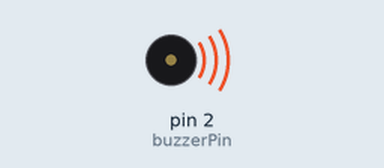
Simulated run of this sketch. Board: Arduino Uno, built with avr-gcc and run on an emulated ATmega328P. Shown: buzzer (waves = sounding).

Above: at 1.0 s.
At 7.0 s:
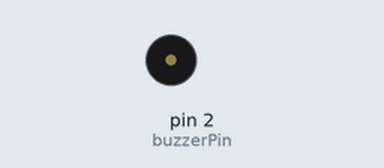
Timing chart, 0 to 8.4 s (numbered marks = the images above):
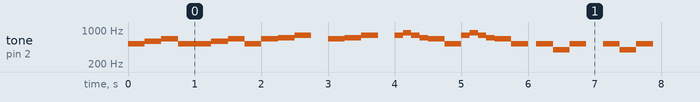

The sketch:

BuzzerMusicWithTempo.ino
```cpp
/*
  BuzzerWithTempo
  演奏兩隻老虎曲目，有節奏，循環播放
  pin2接到Buzzer正極
 */
const int buzzerPin = 2; // pin2接到Buzzer正極
int duration = 125;  // 每個音符的時間長度
char noteChar[] =     {'C','D','E','F','G','A','B','1','2','3','4','5','6','7'}; //兩個八度音符的代號
byte noteLen=sizeof(noteChar);
//int freqMap[] = {131,147,165,175,196,220,247,262,294,330,349,392,440,494};//音符的代號頻率
int freqMap[] = {262,294,330,349,392,440,494,523,587,660,698,784,880,988};//音符的代號頻率
char songTwoTiger[]="12311231345 345 565431565431 1G1 1G1";    //簡譜，空白代表休止符
byte songLen=sizeof(songTwoTiger)-1;
char tempoMap[]="222222222222222211112211112212222222";//節奏表，對應簡譜的每個音符
void setup()
{//無須設定pin模式
  //Serial.begin(9600);
}
void loop()
{
  for (int i = 0; i < songLen; i++)// 根據簡譜播放音樂
  {
    //將ascii轉成數值，算出duration的時間
    duration=((int)(tempoMap[i]-'0'))*125;
    playNote(songTwoTiger[i], duration);
    //Serial.println(songTwoTiger[i]);
  }
  delay(5000); // 與下次播放的時間間隔為5秒
}

void playNote(char note, int duration)
{
  // 根據傳入的音符播出
  for (int i = 0; i < noteLen; i++)
  {
    // 比對簡譜的音符與音符表，找出其頻率並播放
    if (noteChar[i] == note)
      tone(buzzerPin, freqMap[i], duration);
  }
  // 若無符合的，則靜默，作為休止音
  delay(duration);
}
```

Measured:
- by itself, tone on pin 2 (buzzerPin): plays 523 Hz for 0.25 s, 587 Hz for 0.25 s, 660 Hz for 0.25 s, 523 Hz for 0.50 s, 587 Hz for 0.25 s, 660 Hz for 0.25 s … (314 notes in this stretch)
